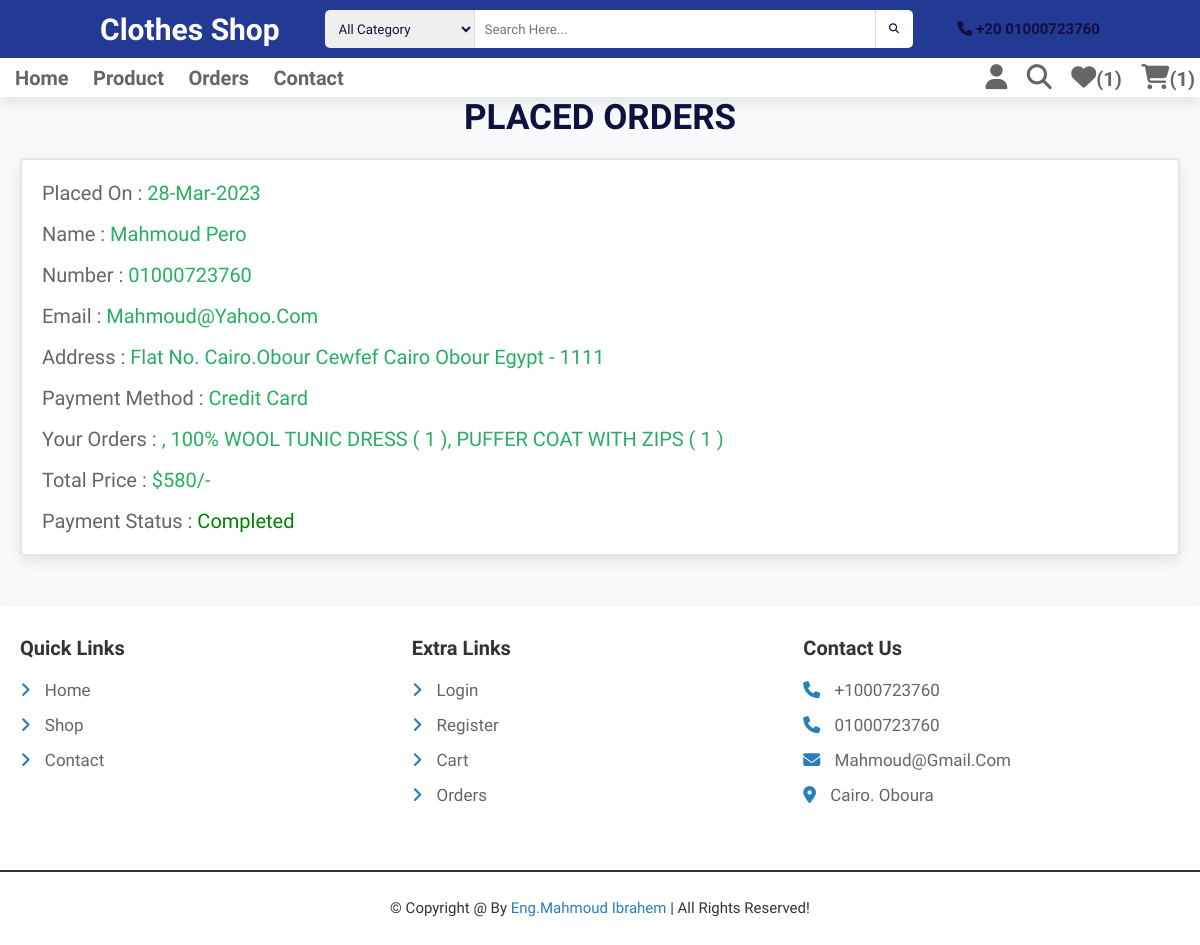
/orders.php (signed in), run on the app's committed database.
### tables this page shows
CREATE TABLE `orders` (
  `id` int(100) NOT NULL,
  `user_id` int(100) NOT NULL,
  `name` varchar(100) NOT NULL,
  `number` varchar(12) NOT NULL,
  `email` varchar(100) NOT NULL,
  `method` varchar(50) NOT NULL,
  `address` varchar(500) NOT NULL,
  `total_products` varchar(1000) NOT NULL,
  `total_price` int(100) NOT NULL,
  `placed_on` varchar(50) NOT NULL,
  `payment_status` varchar(20) NOT NULL DEFAULT 'pending'
);

### orders.php (the view, shortened to what this page needs)
<?php
@include 'config.php';
$user_id = $_SESSION['user_id'];
?>
<!DOCTYPE html>
<html lang="en">
<head>
   <link rel="stylesheet" href="https://cdnjs.cloudflare.com/ajax/libs/font-awesome/6.1.1/css/all.min.css">
   <link rel="stylesheet" href="css/style.css">
   <link rel="stylesheet" href="css/index.css">
</head>
<body>
<?php include 'header.php'; ?>
<section class="placed-orders">
   <h1 class="title">placed orders</h1>
   <div class="box-container">
   <?php
      $select_orders = $conn->prepare("SELECT * FROM `orders` WHERE user_id = ?");
      $select_orders->execute([$user_id]);
      if($select_orders->rowCount() > 0){
         while($fetch_orders = $select_orders->fetch(PDO::FETCH_ASSOC)){
   ?>
   <div class="box">
      <p> placed on : <span><?= $fetch_orders['placed_on']; ?></span> </p>
      <p> name : <span><?= $fetch_orders['name']; ?></span> </p>
      <p> number : <span><?= $fetch_orders['number']; ?></span> </p>
      <p> email : <span><?= $fetch_orders['email']; ?></span> </p>
      <p> address : <span><?= $fetch_orders['address']; ?></span> </p>
      <p> payment method : <span><?= $fetch_orders['method']; ?></span> </p>
      <p> your orders : <span><?= $fetch_orders['total_products']; ?></span> </p>
      <p> total price : <span>$<?= $fetch_orders['total_price']; ?>/-</span> </p>
      <p> payment status : <span style="color:<?php if($fetch_orders['payment_status'] == 'pending'){ echo 'red'; }else{ echo 'green'; }; ?>"><?= $fetch_orders['payment_status']; ?></span> </p>
   </div>
   <?php
      }
   }else{
      echo '<p class="empty">no orders placed yet!</p>';
   }
   ?>
   </div>
</section>
<?php include 'footer.php'; ?>
</body>
</html>

### css/style.css (style rules this page uses)
.placed-orders .box-container { display: flex; flex-wrap: wrap; gap:1.5rem; align-items: flex-start; }
.placed-orders .box-container .box { padding:1rem 2rem; flex:1 1 40rem; border:var(--border); background-color: var(--white); box-shadow: var(--box-shadow); border-radius: .5rem; }
.placed-orders .box-container .box p { margin:.5rem 0; line-height: 1.8; font-size: 2rem; color:var(--light-color); }
.placed-orders .box-container .box p span { color:var(--green); }

### css/index.css (style rules this page uses)
:root { --blue: #233a95; --black:#130f40; --light-color:#666; --box-shadow:0 .5rem 1.5rem rgba(0,0,0,.1); --border:.2rem solid rgba(0,0,0,.1); --outline:.1rem solid rgba(0,0,0,.1); --outline-hover:.2rem solid var(--black); }
:root { --header-height: 3.5rem; --first-color: hsl(36, 72%, 48%); --first-color-alt: hsl(36, 72%, 44%); --black-color:hsl(206, 12%, 12%); --card-color: hsl(0, 0%, 90%); --title-color: hsl(206, 12%, 12%); --text-color: hsl(206, 4%, 42%); --text-color-light: hsl(206, 4%, 75%); --body-color: hsl(206, 4%, 97%); --container-color: #fff; --body-font: 'Battambang', cursive; --biggest-font-size: 2.25rem; --h1-font-size: 1.5rem; --h2-font-size: 1.25rem; --h3-font-size: 1rem; --normal-font-size: .938rem; --small-font-size: .813rem; --smaller-font-size: .75rem; --font-bold: 700; --z-tooltip: 10; --z-fixed: 100; }
body { background-color: rgb(249 250 251); position: relative; }
* { font-family: 'Battambang', cursive; margin:0; padding:0; box-sizing: border-box; outline: none; border:none; text-decoration: none; text-transform: capitalize; transition: all .3s linear; list-style-type: none; }
html { font-size: 62.5%; overflow-x: hidden; scroll-behavior: smooth; scroll-padding-top: 7rem; }

### css/components.css (style rules this page uses)
:root { --green:#27ae60; --orange:#f39c12; --red:#e74c3c; --black:#333; --light-color:#666; --white:#fff; --light-bg:#f6f6f6; --border:.2rem solid var(--black); --box-shadow:0 .5rem 1rem rgba(0,0,0,.1); }
* { font-family: 'Rubik', sans-serif; margin:0; padding:0; box-sizing: border-box; outline: none; border:none; text-decoration: none; color:var(--black); }
body { background-color: var(--light-bg); }
html { font-size: 62.5%; overflow-x: hidden; scroll-behavior: smooth; scroll-padding-top: 6.5rem; }
section { padding:3rem 2rem; max-width: 1200px; margin:0 auto; }
.title { text-align: center; margin-bottom: 2rem; text-transform: uppercase; color:var(--black); font-size: 3.5rem; }

### data on the page
orders: placed_on "28-Mar-2023", name "Mahmoud Pero", number "01000723760", email "Mahmoud@yahoo.com", address "Flat No. Cairo.Obour Cewfef Cairo Obour Egypt - 1111", method "Credit Card", total_products ", 100% WOOL TUNIC DRESS ( 1 ), PUFFER COAT WITH ZIPS ( 1 )", total_price "580", payment_status "Completed"

### other printed values
$count_wishlist_items->rowCount() "1"
$count_cart_items->rowCount() "1"
